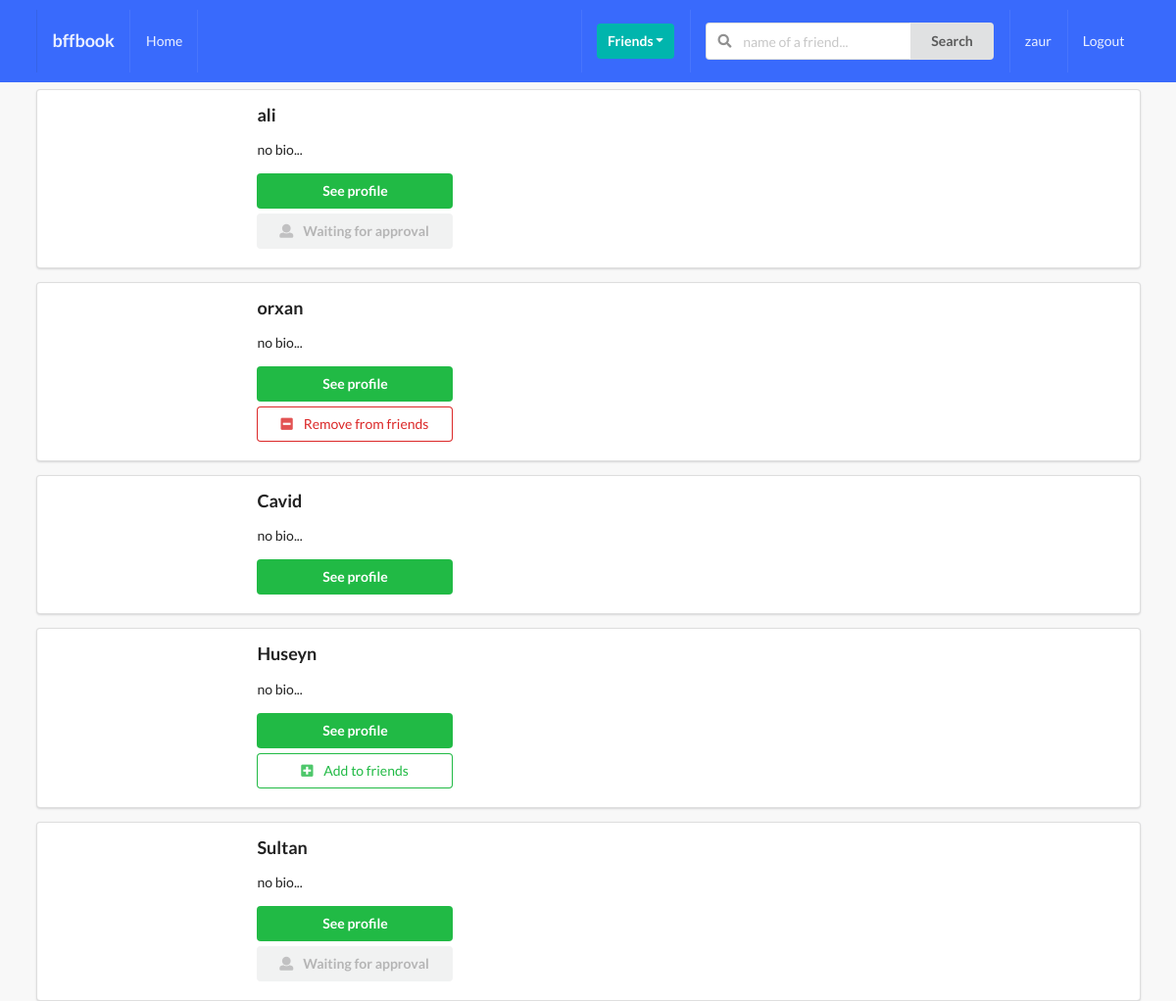
Page /profiles/all-profiles/ (signed in) on the committed database.
### profiles/models.py (models this page shows, shortened)
class Profile(models.Model):
    first_name=models.CharField(max_length=200,blank=True)
    last_name =models.CharField(max_length=200,blank=True)
    user=models.OneToOneField(User, on_delete=models.CASCADE)
    bio=models.TextField(default='no bio...',max_length=3000)
    email=models.EmailField(max_length=200,blank=True)
    country=models.CharField(max_length=200,blank=True)
    avatar=models.ImageField(default='avatar.jpg',upload_to='avatars/')
    friends=models.ManyToManyField(User,blank=True,related_name='friends')
    slug=models.SlugField(unique=True,blank=True)
    updated=models.DateTimeField(auto_now=True)
    created = models.DateTimeField(auto_now_add=True)
    objects = ProfileManager(
    )

### profiles/views.py (the view)
# urls.py: path('all-profiles/',ProfileListView.as_view(), name='all-profiles-view'),
class ProfileListView(ListView):
    model = Profile
    template_name = 'profiles/profile_list.html'
    def get_queryset(self):
        qs = Profile.objects.get_all_profiles(self.request.user)
        return qs
    def get_context_data(self, **kwargs):
        context = super().get_context_data(**kwargs)
        user = User.objects.get(username__iexact=self.request.user)
        profile = Profile.objects.get(user=user)
        rel_r = Relationship.objects.filter(sender=profile)
        rel_s = Relationship.objects.filter(receiver=profile)
        rel_receiver = []
        rel_sender = []
        for item in rel_r:
             rel_receiver.append(item.receiver.user)
        for item in rel_s:
             rel_sender.append(item.sender.user)
        context['rel_receiver'] = rel_receiver
        context['rel_sender'] = rel_sender
        context['is_empty'] = False
        if len(self.get_queryset()) == 0:
            context['is_empty'] = True
        return context

### profiles/models.py (called while the page is built)
    def get_all_profiles(self, me):
        profiles = Profile.objects.all().exclude(user=me)
        return profiles

### profiles/templates/profiles/profile_list.html (shortened to what this page needs)
{% extends 'base.html' %}
{% block content %}
  {% for obj in object_list %}
    <div class="ui segment">
      <div class="ui grid">
        <div class="row">
          <div class="three wide column">
          </div>
          <div class="thirteen wide column">
            <h3>{{obj.user}}</h3>
            <p>{{obj.bio}}</p>
            <button class="ui positive primary button mb-5 w-big">See profile</button>
            <br>
            {% if obj.user not in rel_receiver and obj.user not in rel_sender %}
              <form action="{% url 'profiles:send-invite' %}" method="POST">
                  <button type="submit" class="ui positive basic button mb-5 w-big">
                    <i class="plus square icon"></i>
                    Add to friends
                  </button>
              </form>
            {% endif %}
            {% if obj.user in rel_receiver and request.user not in obj.friends.all %}
              <button class="ui disabled button mb-5 w-big">
                <i class="user icon"></i>
                Waiting for approval
              </button>
            {% endif %}
            {% if request.user in obj.friends.all %}
              <form action="{% url 'profiles:remove-friend' %}" method="POST">
                <button type="submit" class="ui negative basic button mb-5 w-big">
                  <i class="minus square icon"></i>
                  Remove from friends
                </button>
              </form>
            {% endif %}
          </div>
        </div>
      </div>
    </div>
  {% endfor %}
{% endblock content %}

### templates/base.html (shortened to what this page needs)
{% load static %}
<!doctype html>
<html lang="en">
  <head>
    <link rel='stylesheet' type='text/css' href="{% static 'style.css' %}"/>
    <link rel="stylesheet" type='text/css' href="https://cdnjs.cloudflare.com/ajax/libs/semantic-ui/2.2.14/semantic.min.css">
  </head>
  <body>
  {% include 'main/navbar.html' %}
    <div class="ui container">
      {% block content %}
      {% endblock content %}
    </div>
  </body>
</html>

### templates/main/navbar.html (shortened to what this page needs)
<div class="ui inverted menu nav nb-7">
  <div class="ui container">
    <a href="" class="item">
        <h3>bffbook</h3>
    </a>
    {% if request.user.is_authenticated %}
    <a href="" class="item">
        Home
    </a>
    {% endif %}
    <div class="right menu">
        {% if request.user.is_authenticated %}
        <div class="item">
            <div class="ui floating dropdown icon button teal"> Friends
                <i class="dropdown icon"></i>
             </div>
        </div>
             <div class="item">
              <form action="" method="GET">
                <div class="ui action left icon input">
                <input class="prompt" type="text" name='q' placeholder="name of a friend...">
                <button type='submit' class="ui button">Search</button>
                </div>
            </form>
            </div>
            <a href="" class="item">
                 {{ request.user }}
            </a>
            <a href="" class="ui item">
                Logout
            </a>
        {% else %}
        <a href="" class="ui item">
                Login
            </a>
        {% endif %}
    </div>
  </div>
</div>

### static/style.css (style rules this page uses)
body { background: #f8f8f8 !important; }
.nav { border-radius: 0px !important; padding: 10px 0 10px 0 !important; background-color: #396afc !important; }
.nb-7 { margin-bottom: 7px !important; }
.mb-5 { margin-bottom: 5px !important; }
.w-big { width: 200px !important; }

### rows in the picture
Profile: user "ali", bio "no bio...", shows "Waiting for approval"
Profile: user "orxan", bio "no bio..."
Profile: user "Cavid", bio "no bio..."
Profile: user "Huseyn", bio "no bio..."
Profile: user "Sultan", bio "no bio...", shows "Waiting for approval"

### other values in the picture
{{ request.user }} "zaur"
